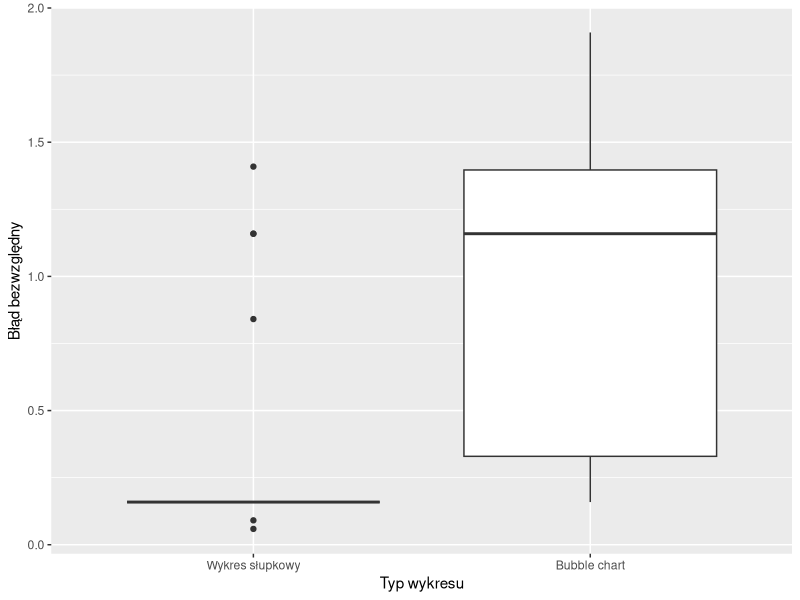
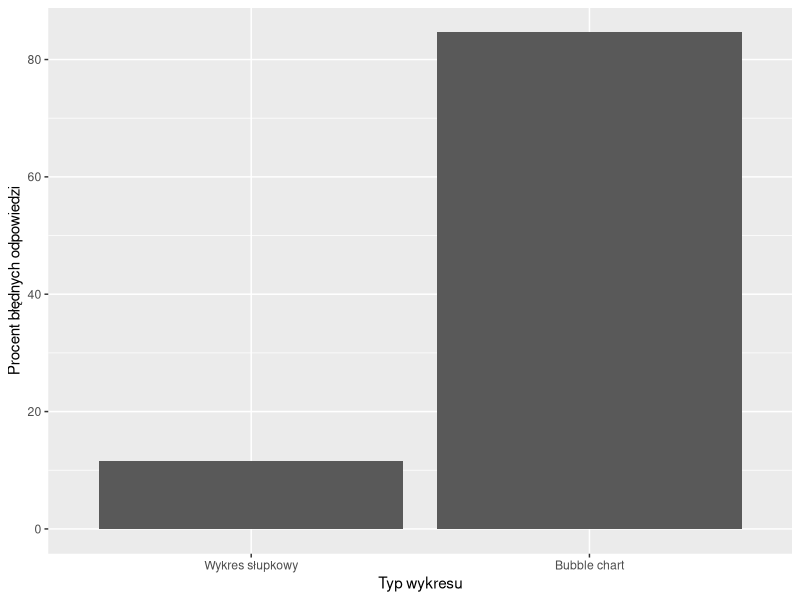
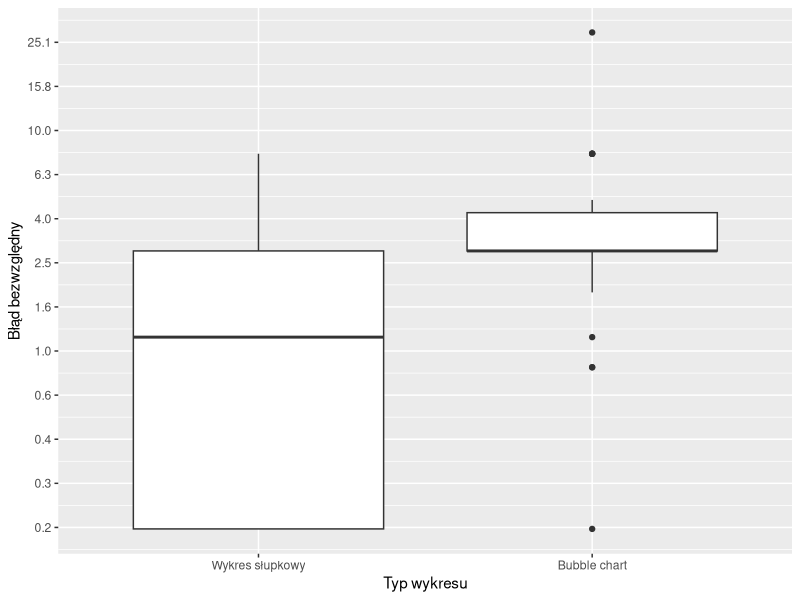

R code for these plots, in order: (Note: this script raises an error after producing the figures.)
## ---- chunk 1
knitr::opts_chunk$set(echo = TRUE)
library(dplyr)
library(tidyr)
library(ggplot2)
library(scales)
library(knitr)
library(stringi)

#https://en.wikipedia.org/wiki/2002_German_federal_election
election <- data.frame(name=c("SPD","CDU","CSU","Greens","FDP","PDS"),
                      seats=c(251,190,58,55,47,2),
                      stringsAsFactors=F)
election$percent <- 100*election$seats/sum(election$seats)
election$name <- factor(election$name, election$name)
row.names(election) <- election$name

#2017 rok
#https://warszawa.stat.gov.pl/dane-o-wojewodztwie/stolica-wojewodztwa/transport/
transport <- data.frame(name=c("Autobusy", "Tramwaje", "Metro", "SKM"),
                        value=c(590739000, 269240000, 187000000, 23071000),
                        stringsAsFactors=F)
transport$percent <- 100*transport$value/sum(transport$value)
transport$name <- factor(transport$name, transport$name)
row.names(transport) <- transport$name

repl <- function(x) { stri_replace_all_fixed(x, "Zieloni - Greens", "Greens") }
answers <- read.csv(file = 'wyniki.csv', sep = ',', stringsAsFactors=F) %>%
            mutate_if(is.character, repl)
n <- nrow(answers)

correct.tra1 <- transport["Autobusy","value"] / transport["Metro","value"]
transport["Autobusy","percent"] - transport["Tramwaje","percent"] - transport["Metro","percent"]
# [1] 12.56941
correct.tra2 <- "Mniej, niż autobusy"
correct.tra3 <- transport["SKM", "percent"]
correct.ele1 <- election["Greens", "percent"]
election["CSU", "seats"]-election["Greens", "seats"]
# [1] 3
correct.ele2 <- "CSU"
correct.ele3 <- (election %>% filter(election["SPD","percent"] + percent > 50, name!="SPD") %>%
                    arrange(seats))$name[1] %>% as.character
#correct.ele3 <- (election %>% filter(election["SPD","percent"] + percent > 50, name!="SPD") %>% arrange(seats))$percent[1]
## ---- chunk 2
answers.gather <- data.frame(t1=c(answers$a1,answers$b1), t2=c(answers$a2,answers$b2), t3=c(answers$a3,answers$b3),
                             e1=c(answers$c1,answers$d1), e2=c(answers$c2, answers$d2), e3=c(answers$c3, answers$d3),
                             type=c(rep("test",n),rep("bars",n)), stringsAsFactors=F)

ggplot(answers.gather, aes(x=type, y=abs(t1-correct.tra1))) +
  geom_boxplot() +
  scale_x_discrete(labels=c(test="Bubble chart", bars="Wykres słupkowy")) +
  xlab("Typ wykresu") +
  ylab("Błąd bezwzględny")


ggplot(answers.gather, aes(x=type, y=as.numeric(t2!=correct.tra2))) +
  stat_summary(fun=function(x) { 100*mean(x) }, geom="bar") +
  scale_x_discrete(labels=c(test="Bubble chart", bars="Wykres słupkowy")) +
  xlab("Typ wykresu") +
  ylab("Procent błędnych odpowiedzi")

ggplot(answers.gather, aes(x=type, y=abs(t3-correct.tra3))) +
  geom_boxplot() +
  scale_x_discrete(labels=c(test="Bubble chart", bars="Wykres słupkowy")) +
  scale_y_log10(breaks = trans_breaks("log10", function(x) 10^x, n=10),
                labels = trans_format("log10", function(x) format(round(10^x, 1), nsmall=1))) +
  xlab("Typ wykresu") +
  ylab("Błąd bezwzględny")



plots <- rbind(sprintf("![](%s%s-%s.png)", opts_current$get("fig.path"), opts_current$get("label"), 1:3))
colnames(plots) <- c("Porównanie wartości - Pytanie 1", "Dodawanie wartości - Pytanie 2", "Szacowanie wartości - Pytanie 3")
kable(plots, align="c")
## ---- chunk 3

ggplot(answers.gather, aes(x=type, y=abs(e1-correct.ele1))) +
  geom_boxplot() +
  scale_x_discrete(labels=c(test="Treemap", bars="Wykres słupkowy")) +
  scale_y_log10(breaks = trans_breaks("log10", function(x) 10^x, n=10),
                labels = trans_format("log10", function(x) format(round(10^x, 1), nsmall=1))) +
  xlab("Typ wykresu") +
  ylab("Błąd bezwzględny")


ggplot(answers.gather, aes(x=type, y=as.numeric(e2!=correct.ele2))) +
  stat_summary(fun=function(x) { 100*mean(x) }, geom="bar") +
  scale_x_discrete(labels=c(test="Treemap", bars="Wykres słupkowy")) +
  xlab("Typ wykresu") +
  ylab("Procent błędnych odpowiedzi")

#ggplot(answers.gather, aes(x=type, y=abs(election[e3,"percent"]-correct.ele3))) +
#  geom_boxplot() +
#  geom_jitter(alpha=0.5, height=0.1) +
#  scale_x_discrete(labels=c(test="Treemap", bars="Wykres słupkowy")) +
#  xlab("Typ wykresu") +
#  ylab("Błąd bezwzględny")

ggplot(answers.gather, aes(x=type, y=as.numeric(e3!=correct.ele3))) +
  stat_summary(fun=function(x) { 100*mean(x) }, geom="bar") +
  scale_x_discrete(labels=c(test="Treemap", bars="Wykres słupkowy")) +
  xlab("Typ wykresu") +
  ylab("Procent błędnych odpowiedzi")



plots <- rbind(sprintf("![](%s%s-%s.png)", opts_current$get("fig.path"), opts_current$get("label"), 1:3))
colnames(plots) <- c("Szacowanie wartości - Pytanie 1", "Porównywanie wartości - Pytanie 2", "Precyzyjne dodawanie wartości - Pytanie 3")
kable(plots, align="c")
## ---- chunk 4
error.diff <- data.frame(diff=c(abs(answers$a1-correct.tra1) / abs(answers$b1-correct.tra1),
                                abs(answers$a3-correct.tra3) / abs(answers$b3-correct.tra3),
                                abs(answers$c1-correct.ele1) / abs(answers$d1-correct.ele1)),
                         chart=as.factor(c(rep(1,n),rep(3,n),rep(4,n))))

ggplot(error.diff, aes(x=chart, y=diff)) +
  geom_boxplot() +
  geom_jitter(width=0.2, alpha=0.6) +
  scale_x_discrete(labels=c("1"="Porównywanie wartości\nBubble chart", "3"="Szacowanie wartości\nBubble chart", "4"="Szacowanie wartości\nTreemap")) +
  geom_hline(yintercept=1, color="red") +
  scale_y_log10(breaks = trans_breaks("log10", function(x) 10^x, n=7),
                labels = trans_format("log10", function(x) format(round(10^x, 1), nsmall=1))) +
  xlab("") +
  ylab("Iloraz błędów")
